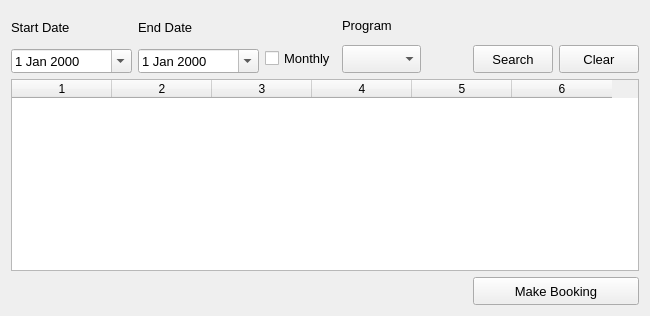
    <widget class="QWidget" name="bookingLookup">
     <layout class="QGridLayout" name="gridLayout_21">
      <item row="3" column="5" colspan="2">
       <widget class="QPushButton" name="makeBookingButton">
        <property name="sizePolicy">
         <sizepolicy hsizetype="Minimum" vsizetype="Minimum">
          <horstretch>0</horstretch>
          <verstretch>0</verstretch>
         </sizepolicy>
        </property>
        <property name="minimumSize">
         <size>
          <width>130</width>
          <height>28</height>
         </size>
        </property>
        <property name="font">
         <font>
          <pointsize>10</pointsize>
         </font>
        </property>
        <property name="text">
         <string>Make Booking</string>
        </property>
       </widget>
      </item>
      <item row="0" column="0" rowspan="2">
       <layout class="QVBoxLayout" name="verticalLayout_8">
        <item>
         <widget class="QLabel" name="label_2">
          <property name="font">
           <font>
            <pointsize>10</pointsize>
           </font>
          </property>
          <property name="text">
           <string>Start Date</string>
          </property>
         </widget>
        </item>
        <item>
         <widget class="QDateEdit" name="startDateEdit">
          <property name="minimumSize">
           <size>
            <width>121</width>
            <height>0</height>
           </size>
          </property>
          <property name="font">
           <font>
            <pointsize>10</pointsize>
           </font>
          </property>
          <property name="frame">
           <bool>true</bool>
          </property>
          <property name="buttonSymbols">
           <enum>QAbstractSpinBox::UpDownArrows</enum>
          </property>
          <property name="calendarPopup">
           <bool>true</bool>
          </property>
         </widget>
        </item>
       </layout>
      </item>
      <item row="0" column="1" rowspan="2">
       <layout class="QVBoxLayout" name="verticalLayout_9">
        <item>
         <widget class="QLabel" name="label_10">
          <property name="font">
           <font>
            <pointsize>10</pointsize>
           </font>
          </property>
          <property name="text">
           <string>End Date</string>
          </property>
         </widget>
        </item>
        <item>
         <widget class="QDateEdit" name="endDateEdit">
          <property name="minimumSize">
           <size>
            <width>121</width>
            <height>0</height>
           </size>
          </property>
          <property name="font">
           <font>
            <pointsize>10</pointsize>
           </font>
          </property>
          <property name="calendarPopup">
           <bool>true</bool>
          </property>
         </widget>
        </item>
       </layout>
      </item>
      <item row="0" column="3" rowspan="2">
       <layout class="QVBoxLayout" name="verticalLayout_10">
        <item>
         <widget class="QLabel" name="label_20">
          <property name="minimumSize">
           <size>
            <width>0</width>
            <height>28</height>
           </size>
          </property>
          <property name="font">
           <font>
            <pointsize>10</pointsize>
           </font>
          </property>
          <property name="text">
           <string>Program</string>
          </property>
         </widget>
        </item>
        <item>
         <widget class="QComboBox" name="programDropdown">
          <property name="minimumSize">
           <size>
            <width>0</width>
            <height>28</height>
           </size>
          </property>
          <property name="maximumSize">
           <size>
            <width>200</width>
            <height>16777215</height>
           </size>
          </property>
          <property name="font">
           <font>
            <pointsize>10</pointsize>
           </font>
          </property>
         </widget>
        </item>
       </layout>
      </item>
      <item row="1" column="2">
       <widget class="QCheckBox" name="monthCheck">
        <property name="font">
         <font>
          <pointsize>10</pointsize>
         </font>
        </property>
        <property name="text">
         <string>Monthly</string>
        </property>
       </widget>
      </item>
      <item row="1" column="5">
       <widget class="QPushButton" name="bookingSearchButton">
        <property name="minimumSize">
         <size>
          <width>80</width>
          <height>28</height>
         </size>
        </property>
        <property name="font">
         <font>
          <pointsize>10</pointsize>
         </font>
        </property>
        <property name="text">
         <string>Search</string>
        </property>
       </widget>
      </item>
      <item row="1" column="6">
       <widget class="QPushButton" name="pushButton_9">
        <property name="minimumSize">
         <size>
          <width>70</width>
          <height>28</height>
         </size>
        </property>
        <property name="font">
         <font>
          <pointsize>10</pointsize>
         </font>
        </property>
        <property name="text">
         <string>Clear</string>
        </property>
       </widget>
      </item>
      <item row="1" column="4">
       <spacer name="horizontalSpacer_13">
        <property name="orientation">
         <enum>Qt::Horizontal</enum>
        </property>
        <property name="sizeHint" stdset="0">
         <size>
          <width>40</width>
          <height>20</height>
         </size>
        </property>
       </spacer>
      </item>
      <item row="2" column="0" colspan="7">
       <widget class="QTableWidget" name="bookingTable">
        <property name="sortingEnabled">
         <bool>true</bool>
        </property>
        <property name="rowCount">
         <number>0</number>
        </property>
        <property name="columnCount">
         <number>6</number>
        </property>
        <column/>
        <column/>
        <column/>
        <column/>
        <column/>
        <column/>
       </widget>
      </item>
     </layout>
     <zorder>makeBookingButton</zorder>
     <zorder>bookingTable</zorder>
     <zorder>monthCheck</zorder>
     <zorder>bookingSearchButton</zorder>
     <zorder>pushButton_9</zorder>
     <zorder>horizontalSpacer_13</zorder>
    </widget>
